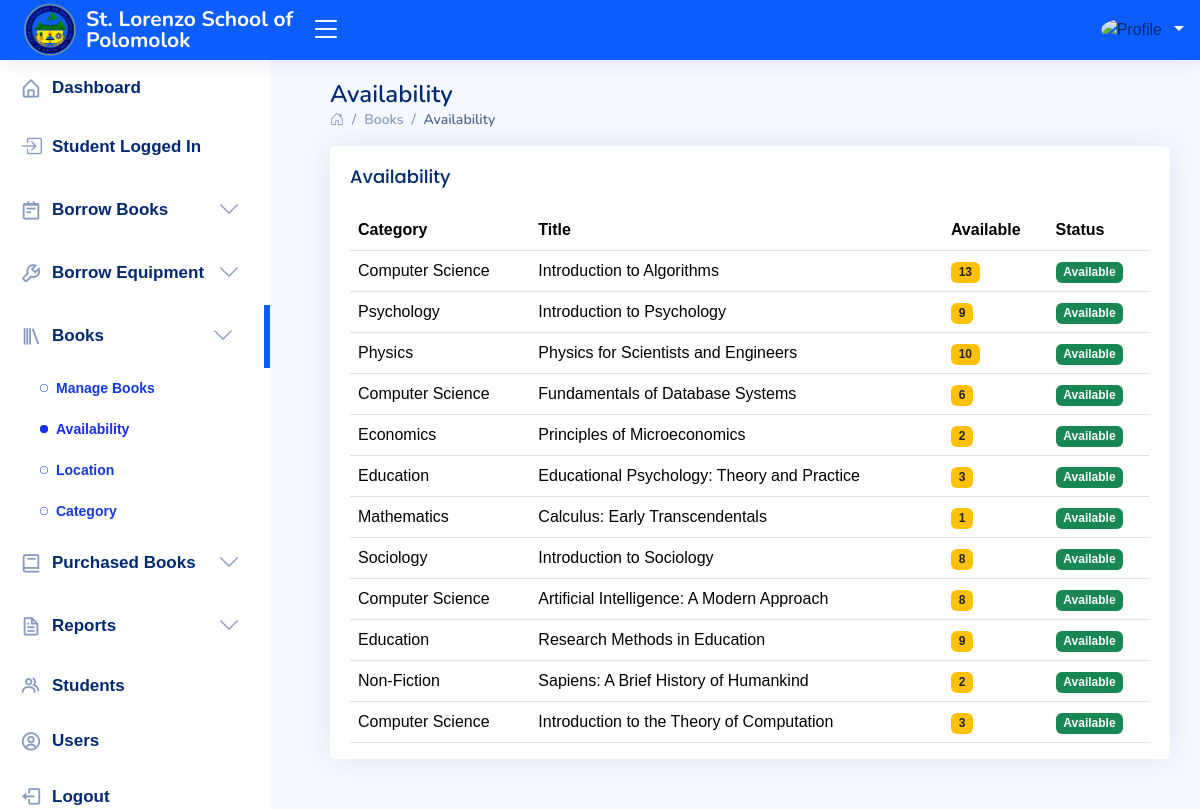
The app's page /administrator/book-availability.php with its own data.
### tables this page shows
CREATE TABLE IF NOT EXISTS `book` (
  `book_id` int NOT NULL AUTO_INCREMENT,
  `user_id` int NOT NULL,
  `category_id` int NOT NULL,
  `title` varchar(255) NOT NULL,
  `author` varchar(255) NOT NULL,
  `isbn` varchar(50) DEFAULT NULL,
  `publisher` varchar(255) DEFAULT NULL,
  `publication_year` year DEFAULT NULL,
  `location` varchar(255) DEFAULT NULL,
  `amount` decimal(10,2) NOT NULL,
  `copies` int DEFAULT '1',
  `added_at` datetime DEFAULT CURRENT_TIMESTAMP,
  PRIMARY KEY (`book_id`),
  UNIQUE KEY `isbn` (`isbn`),
  KEY `user_id` (`user_id`)
);

CREATE TABLE IF NOT EXISTS `book_categories` (
  `category_id` int NOT NULL AUTO_INCREMENT,
  `category_name` varchar(100) NOT NULL,
  `created_at` timestamp NOT NULL,
  PRIMARY KEY (`category_id`)
);

### administrator/book-availability.php (the view, shortened to what this page needs)
<!DOCTYPE html>
<html lang="en">
<head>
    <link href="assets/vendor/bootstrap/css/bootstrap.min.css" rel="stylesheet">
    <link href="assets/vendor/bootstrap-icons/bootstrap-icons.css" rel="stylesheet">
    <link href="assets/vendor/boxicons/css/boxicons.min.css" rel="stylesheet">
    <link href="assets/vendor/quill/quill.snow.css" rel="stylesheet">
    <link href="assets/vendor/quill/quill.bubble.css" rel="stylesheet">
    <link href="assets/vendor/remixicon/remixicon.css" rel="stylesheet">
    <link href="assets/vendor/simple-datatables/style.css" rel="stylesheet">
    <link href="assets/sweet-alert/sweetalert2.min.css" rel="stylesheet">
    <link href="assets/css/style.css" rel="stylesheet">
</head>
<body>
    <?php
  include 'inc/navbar.php';
  include 'inc/sidebar.php';
  ?>
    <main id="main" class="main">
        <div class="pagetitle">
            <h1>Availability</h1>
            <nav>
                <ol class="breadcrumb">
                    <li class="breadcrumb-item"><a href="index.php"><i class="bi bi-house-door"></i></a></li>
                    <li class="breadcrumb-item">Books</li>
                    <li class="breadcrumb-item active">Availability</li>
                </ol>
            </nav>
        </div>
        <section class="section">
            <div class="row">
                <div class="col-lg-12">
                    <div class="card">
                        <div class="card-body">
                            <div class="d-flex justify-content-between align-items-center">
                                <h5 class="card-title">Availability</h5>
                            </div>
                            <table class="table datatable">
                                <thead>
                                    <tr>
                                        <th>Category</th>
                                        <th>Title</th>
                                        <th>Available</th>
                                        <th>Status</th>
                                    </tr>
                                </thead>
                                <tbody>
                                    <?php
require('backend/dbcon.php');
$query = "
    SELECT b.*, c.category_id, c.category_name,
    COALESCE(SUM(bb.quantity), 0) AS borrowed_count
    FROM book b
    LEFT JOIN book_categories c ON b.category_id = c.category_id
    LEFT JOIN book_borrow bb ON b.book_id = bb.book_id AND bb.status = 'borrowed'
    GROUP BY b.book_id, c.category_id
";
$result = $con->query($query);
while ($row = $result->fetch_assoc()) {
    $totalCopies = (int)$row['copies'];
    $borrowedCount = (int)$row['borrowed_count'];
    $availableCount = $totalCopies - $borrowedCount;
    if ($availableCount > 0) {
        $status = 'Available';
        $badgeClass = 'bg-success';
    } else {
        $status = 'Unavailable';
        $badgeClass = 'bg-danger';
    }
    echo "<tr>";
    echo "<td>" . htmlspecialchars($row['category_name']) . "</td>";
    echo "<td>" . htmlspecialchars($row['title']) . "</td>";
    echo "<td><span class='badge bg-warning text-dark'>" . $availableCount . "</span></td>";
    echo "<td><span class='badge " . $badgeClass . " text-light'>" . htmlspecialchars($status) . "</span></td>";
    echo "</tr>";
}
?>
                                </tbody>
                            </table>
                        </div>
                    </div>
                </div>
            </div>
        </section>
    </main>
</body>
</html>

### administrator/assets/css/style.css (style rules this page uses)
:root { scroll-behavior: smooth; }
body { font-family: "Trebuchet MS", sans-serif; background: #f6f9ff; color: #444444; }
a { color: #4154f1; text-decoration: none; }
h1, h2, h3, h4, h5, h6 { font-family: "Nunito", sans-serif; }
#main { margin-top: 60px; padding: 20px 30px; transition: all 0.3s; }
.pagetitle { margin-bottom: 10px; }
.pagetitle h1 { font-size: 24px; margin-bottom: 0; font-weight: 600; color: #012970; }
.card { margin-bottom: 30px; border: none; border-radius: 5px; box-shadow: 0px 0 30px rgba(1, 41, 112, 0.1); }
.card-title { padding: 20px 0 15px 0; font-size: 18px; font-weight: 500; color: #012970; font-family: "Poppins", sans-serif; }
.card-body { padding: 0 20px 20px 20px; margin-bottom: -20px; }
.breadcrumb { font-size: 14px; font-family: "Nunito", sans-serif; color: #899bbd; font-weight: 600; }
.breadcrumb a { color: #899bbd; transition: 0.3s; }
.breadcrumb .breadcrumb-item::before { color: #899bbd; }
.breadcrumb .active { color: #51678f; font-weight: 600; }
@media (min-width: 1200px) { #main, #footer { margin-left: 300px; } }

### records on screen
book: category.category_name "Computer Science", title "Introduction to Algorithms", copies "13", status "Available"
book: category.category_name "Psychology", title "Introduction to Psychology", copies "9", status "Available"
book: category.category_name "Physics", title "Physics for Scientists and Engineers", copies "10", status "Available"
book: category.category_name "Computer Science", title "Fundamentals of Database Systems", copies "6", status "Available"
book: category.category_name "Economics", title "Principles of Microeconomics", availableCount "2", status "Available"
book: category.category_name "Education", title "Educational Psychology: Theory and Practice", copies "3", status "Available"
book: category.category_name "Mathematics", title "Calculus: Early Transcendentals", copies "1", status "Available"
book: category.category_name "Sociology", title "Introduction to Sociology", copies "8", status "Available"
book: category.category_name "Computer Science", title "Artificial Intelligence: A Modern Approach", copies "8", status "Available"
book: category.category_name "Education", title "Research Methods in Education", copies "9", status "Available"
book: category.category_name "Non-Fiction", title "Sapiens: A Brief History of Humankind", copies "2", status "Available"
book: category.category_name "Computer Science", title "Introduction to the Theory of Computation", copies "3", status "Available"
